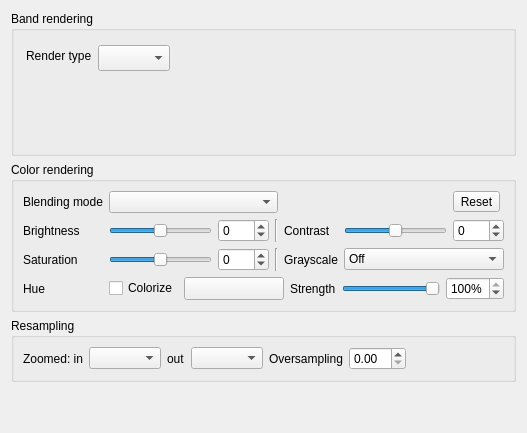
             <widget class="QWidget" name="scrollAreaWidgetContents_5">
              <property name="geometry">
               <rect>
                <x>0</x>
                <y>0</y>
                <width>527</width>
                <height>433</height>
               </rect>
              </property>
              <layout class="QVBoxLayout" name="verticalLayout_7">
               <item>
                <widget class="QgsCollapsibleGroupBox" name="mBandRenderingGrpBx_2">
                 <property name="sizePolicy">
                  <sizepolicy hsizetype="Preferred" vsizetype="Preferred">
                   <horstretch>0</horstretch>
                   <verstretch>5</verstretch>
                  </sizepolicy>
                 </property>
                 <property name="title">
                  <string>Band rendering</string>
                 </property>
                 <property name="syncGroup">
                  <string notr="true">rasterstyle</string>
                 </property>
                 <layout class="QVBoxLayout" name="verticalLayout_22">
                  <property name="leftMargin">
                   <number>0</number>
                  </property>
                  <property name="topMargin">
                   <number>12</number>
                  </property>
                  <property name="rightMargin">
                   <number>0</number>
                  </property>
                  <property name="bottomMargin">
                   <number>0</number>
                  </property>
                  <item>
                   <layout class="QHBoxLayout" name="horizontalLayout_5">
                    <property name="leftMargin">
                     <number>12</number>
                    </property>
                    <item>
                     <widget class="QLabel" name="mRenderTypeLabel">
                      <property name="sizePolicy">
                       <sizepolicy hsizetype="Minimum" vsizetype="Fixed">
                        <horstretch>0</horstretch>
                        <verstretch>0</verstretch>
                       </sizepolicy>
                      </property>
                      <property name="maximumSize">
                       <size>
                        <width>32767</width>
                        <height>22</height>
                       </size>
                      </property>
                      <property name="text">
                       <string>Render type</string>
                      </property>
                     </widget>
                    </item>
                    <item>
                     <widget class="QComboBox" name="mRenderTypeComboBox">
                      <property name="sizePolicy">
                       <sizepolicy hsizetype="Preferred" vsizetype="Fixed">
                        <horstretch>0</horstretch>
                        <verstretch>0</verstretch>
                       </sizepolicy>
                      </property>
                      <property name="minimumSize">
                       <size>
                        <width>0</width>
                        <height>26</height>
                       </size>
                      </property>
                      <property name="maximumSize">
                       <size>
                        <width>32767</width>
                        <height>22</height>
                       </size>
                      </property>
                     </widget>
                    </item>
                    <item>
                     <spacer name="horizontalSpacer">
                      <property name="orientation">
                       <enum>Qt::Horizontal</enum>
                      </property>
                      <property name="sizeHint" stdset="0">
                       <size>
                        <width>0</width>
                        <height>10</height>
                       </size>
                      </property>
                     </spacer>
                    </item>
                   </layout>
                  </item>
                  <item>
                   <widget class="QStackedWidget" name="mRendererStackedWidget"/>
                  </item>
                 </layout>
                </widget>
               </item>
               <item>
                <widget class="QgsCollapsibleGroupBox" name="mColorRenderingGrpBox">
                 <property name="title">
                  <string>Color rendering</string>
                 </property>
                 <property name="collapsed">
                  <bool>false</bool>
                 </property>
                 <property name="syncGroup">
                  <string notr="true">rasterstyle</string>
                 </property>
                 <property name="saveCollapsedState">
                  <bool>true</bool>
                 </property>
                 <layout class="QGridLayout" name="gridLayout_2">
                  <item row="2" column="0">
                   <widget class="QLabel" name="labelSaturation">
                    <property name="text">
                     <string>Saturation</string>
                    </property>
                   </widget>
                  </item>
                  <item row="3" column="0">
                   <widget class="QLabel" name="label_3">
                    <property name="text">
                     <string>Hue</string>
                    </property>
                   </widget>
                  </item>
                  <item row="2" column="1">
                   <widget class="QSlider" name="sliderSaturation">
                    <property name="sizePolicy">
                     <sizepolicy hsizetype="Expanding" vsizetype="Fixed">
                      <horstretch>0</horstretch>
                      <verstretch>0</verstretch>
                     </sizepolicy>
                    </property>
                    <property name="minimumSize">
                     <size>
                      <width>75</width>
                      <height>0</height>
                     </size>
                    </property>
                    <property name="minimum">
                     <number>-100</number>
                    </property>
                    <property name="maximum">
                     <number>100</number>
                    </property>
                    <property name="orientation">
                     <enum>Qt::Horizontal</enum>
                    </property>
                   </widget>
                  </item>
                  <item row="0" column="0">
                   <widget class="QLabel" name="mBlendTypeLabel">
                    <property name="text">
                     <string>Blending mode</string>
                    </property>
                   </widget>
                  </item>
                  <item row="1" column="0">
                   <widget class="QLabel" name="label_2">
                    <property name="text">
                     <string>Brightness</string>
                    </property>
                   </widget>
                  </item>
                  <item row="1" column="1">
                   <widget class="QSlider" name="mSliderBrightness">
                    <property name="minimumSize">
                     <size>
                      <width>75</width>
                      <height>0</height>
                     </size>
                    </property>
                    <property name="minimum">
                     <number>-255</number>
                    </property>
                    <property name="maximum">
                     <number>255</number>
                    </property>
                    <property name="orientation">
                     <enum>Qt::Horizontal</enum>
                    </property>
                    <property name="tickPosition">
                     <enum>QSlider::NoTicks</enum>
                    </property>
                    <property name="tickInterval">
                     <number>0</number>
                    </property>
                   </widget>
                  </item>
                  <item row="1" column="2">
                   <widget class="QSpinBox" name="mBrightnessSpinBox">
                    <property name="minimum">
                     <number>-255</number>
                    </property>
                    <property name="maximum">
                     <number>255</number>
                    </property>
                   </widget>
                  </item>
                  <item row="1" column="5">
                   <widget class="QSlider" name="mSliderContrast">
                    <property name="minimumSize">
                     <size>
                      <width>75</width>
                      <height>0</height>
                     </size>
                    </property>
                    <property name="minimum">
                     <number>-100</number>
                    </property>
                    <property name="maximum">
                     <number>100</number>
                    </property>
                    <property name="singleStep">
                     <number>1</number>
                    </property>
                    <property name="orientation">
                     <enum>Qt::Horizontal</enum>
                    </property>
                   </widget>
                  </item>
                  <item row="1" column="4">
                   <widget class="QLabel" name="label_5">
                    <property name="text">
                     <string>Contrast</string>
                    </property>
                   </widget>
                  </item>
                  <item row="1" column="6">
                   <widget class="QSpinBox" name="mContrastSpinBox">
                    <property name="minimum">
                     <number>-100</number>
                    </property>
                    <property name="maximum">
                     <number>100</number>
                    </property>
                   </widget>
                  </item>
                  <item row="2" column="3">
                   <widget class="Line" name="line_2">
                    <property name="orientation">
                     <enum>Qt::Vertical</enum>
                    </property>
                   </widget>
                  </item>
                  <item row="1" column="3">
                   <widget class="Line" name="line">
                    <property name="orientation">
                     <enum>Qt::Vertical</enum>
                    </property>
                   </widget>
                  </item>
                  <item row="2" column="4">
                   <widget class="QLabel" name="labelGrayscale">
                    <property name="text">
                     <string>Grayscale</string>
                    </property>
                   </widget>
                  </item>
                  <item row="2" column="2">
                   <widget class="QSpinBox" name="spinBoxSaturation">
                    <property name="minimum">
                     <number>-100</number>
                    </property>
                    <property name="maximum">
                     <number>100</number>
                    </property>
                    <property name="value">
                     <number>0</number>
                    </property>
                    <property name="decimals" stdset="0">
                     <number>0</number>
                    </property>
                   </widget>
                  </item>
                  <item row="3" column="1" colspan="6">
                   <layout class="QHBoxLayout" name="horizontalLayout_12">
                    <item>
                     <widget class="QCheckBox" name="mColorizeCheck">
                      <property name="text">
                       <string>Colorize</string>
                      </property>
                     </widget>
                    </item>
                    <item>
                     <widget class="QgsColorButton" name="btnColorizeColor">
                      <property name="minimumSize">
                       <size>
                        <width>100</width>
                        <height>0</height>
                       </size>
                      </property>
                      <property name="maximumSize">
                       <size>
                        <width>100</width>
                        <height>16777215</height>
                       </size>
                      </property>
                      <property name="text">
                       <string/>
                      </property>
                     </widget>
                    </item>
                    <item>
                     <widget class="QLabel" name="labelColorizeStrength">
                      <property name="text">
                       <string>Strength</string>
                      </property>
                     </widget>
                    </item>
                    <item>
                     <widget class="QSlider" name="sliderColorizeStrength">
                      <property name="maximum">
                       <number>100</number>
                      </property>
                      <property name="value">
                       <number>100</number>
                      </property>
                      <property name="orientation">
                       <enum>Qt::Horizontal</enum>
                      </property>
                     </widget>
                    </item>
                    <item>
                     <widget class="QSpinBox" name="spinColorizeStrength">
                      <property name="suffix">
                       <string>%</string>
                      </property>
                      <property name="minimum">
                       <number>0</number>
                      </property>
                      <property name="maximum">
                       <number>100</number>
                      </property>
                      <property name="value">
                       <number>100</number>
                      </property>
                     </widget>
                    </item>
                   </layout>
                  </item>
                  <item row="0" column="1" colspan="3">
                   <widget class="QgsBlendModeComboBox" name="mBlendModeComboBox">
                    <property name="minimumSize">
                     <size>
                      <width>0</width>
                      <height>0</height>
                     </size>
                    </property>
                   </widget>
                  </item>
                  <item row="0" column="6">
                   <widget class="QToolButton" name="mResetColorRenderingBtn">
                    <property name="toolTip">
                     <string>Reset all color rendering options to default</string>
                    </property>
                    <property name="text">
                     <string>Reset</string>
                    </property>
                    <property name="icon">
                     <iconset resource="../../../../../QGIS/images/images.qrc">
                      <normaloff>:/images/themes/default/mActionUndo.svg</normaloff>:/images/themes/default/mActionUndo.svg</iconset>
                    </property>
                    <property name="toolButtonStyle">
                     <enum>Qt::ToolButtonTextBesideIcon</enum>
                    </property>
                   </widget>
                  </item>
                  <item row="2" column="5" colspan="2">
                   <widget class="QComboBox" name="comboGrayscale">
                    <item>
                     <property name="text">
                      <string>Off</string>
                     </property>
                    </item>
                    <item>
                     <property name="text">
                      <string>By lightness</string>
                     </property>
                    </item>
                    <item>
                     <property name="text">
                      <string>By luminosity</string>
                     </property>
                    </item>
                    <item>
                     <property name="text">
                      <string>By average</string>
                     </property>
                    </item>
                   </widget>
                  </item>
                 </layout>
                </widget>
               </item>
               <item>
                <widget class="QgsCollapsibleGroupBox" name="mResamplingGroupBox">
                 <property name="title">
                  <string>Resampling</string>
                 </property>
                 <property name="checkable">
                  <bool>false</bool>
                 </property>
                 <property name="collapsed">
                  <bool>false</bool>
                 </property>
                 <property name="syncGroup">
                  <string notr="true">rasterstyle</string>
                 </property>
                 <property name="saveCollapsedState">
                  <bool>true</bool>
                 </property>
                 <layout class="QHBoxLayout" name="horizontalLayout_2">
                  <item>
                   <widget class="QLabel" name="mZoomedInResamplingLabel">
                    <property name="text">
                     <string>Zoomed: in</string>
                    </property>
                   </widget>
                  </item>
                  <item>
                   <widget class="QComboBox" name="mZoomedInResamplingComboBox"/>
                  </item>
                  <item>
                   <widget class="QLabel" name="mZoomedOutResamplingLabel">
                    <property name="text">
                     <string>out</string>
                    </property>
                   </widget>
                  </item>
                  <item>
                   <widget class="QComboBox" name="mZoomedOutResamplingComboBox"/>
                  </item>
                  <item>
                   <widget class="QLabel" name="mMaximumOversamplingLabel">
                    <property name="text">
                     <string>Oversampling</string>
                    </property>
                   </widget>
                  </item>
                  <item>
                   <widget class="QDoubleSpinBox" name="mMaximumOversamplingSpinBox"/>
                  </item>
                  <item>
                   <spacer name="horizontalSpacer_2">
                    <property name="orientation">
                     <enum>Qt::Horizontal</enum>
                    </property>
                    <property name="sizeHint" stdset="0">
                     <size>
                      <width>0</width>
                      <height>20</height>
                     </size>
                    </property>
                   </spacer>
                  </item>
                 </layout>
                </widget>
               </item>
               <item>
                <spacer name="verticalSpacer_2">
                 <property name="orientation">
                  <enum>Qt::Vertical</enum>
                 </property>
                 <property name="sizeHint" stdset="0">
                  <size>
                   <width>20</width>
                   <height>40</height>
                  </size>
                 </property>
                </spacer>
               </item>
              </layout>
             </widget>
